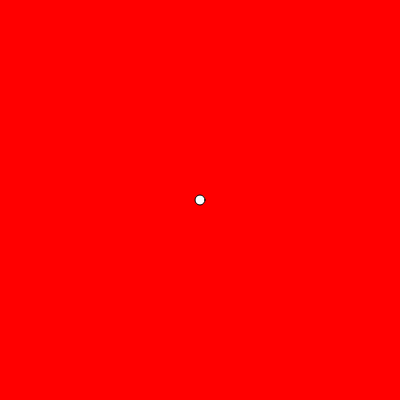
Frame 1 (no input)
Frame 60 (no input): identical to frame 1, image omitted
Frame 120 (the mouse pressed at the canvas centre since frame 60): identical to frame 1, image omitted

The p5.js sketch that drew this single still picture (run headless with seeded random() and noise() and a simulated clock; from frame 60 on, the mouse is pressed at the canvas centre):

// p5.js sketch
// ── sketch.js
function setup() {
  createCanvas(400, 400);
}

function draw() {
  background(255, 0, 0);
  ellipse(width / 2, height / 2, 10);
}
